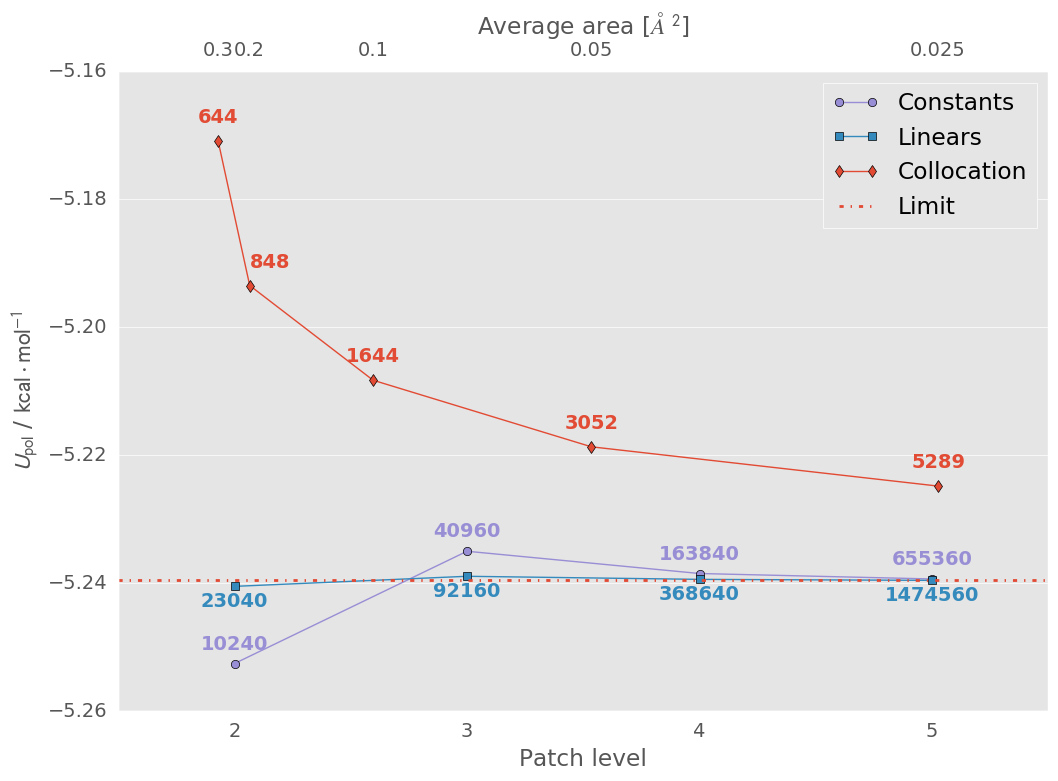

Reproduce this figure in Python.
#!/usr/bin/python2
# -*- python -*-
# -*- coding: utf-8 -*-
# vim:filetype=python:
# (c) Roberto Di Remigio  <[email redacted]>
# licensed under the GNU Lesser General Public License

import matplotlib as mpl
import matplotlib.pyplot as plt

import numpy as np

mpl.style.use('ggplot')
# The colors are from the ggplot style, consistent with grey background
ggplot = ['#E24A33', '#348ABD', '#988ED5', '#777777', '#FBC15E', '#8EBA42', '#FFB5B8']

params = {'text.usetex': False,
          'mathtext.fontset': 'stixsans',
          'font.size' : 14
         }
mpl.rcParams.update(params)

hartree2kcalmol = 627.5095
limit = -0.008349827196 * hartree2kcalmol
# Get the data
fname = 'ief_convergence.dat'
data = np.loadtxt(fname)
ief_x = data[:, 0]
ief_y = data[:, 3] * hartree2kcalmol

fname = 'pwc_convergence.dat'
data = np.loadtxt(fname)
pwc_x = data[:, 0]
pwc_y = data[:, 3] * hartree2kcalmol

fname = 'pwl_convergence.dat'
data = np.loadtxt(fname)
pwl_x = data[:, 0]
pwl_y = data[:, 3] * hartree2kcalmol

y_formatter = mpl.ticker.ScalarFormatter(useOffset=False)

fig, ax = plt.subplots(figsize=(12, 8))

ax.spines['right'].set_color('none')
ax.yaxis.set_ticks_position('left')
ax.set_xlim([1.5, 5.5])

ax.tick_params(axis='x')
ax.tick_params(axis='y')

wav_x = np.array([2, 3, 4, 5])
ax.set_xticks(wav_x)
l1 = ax.plot(wav_x, pwc_y, label=r'Constants', lw=1, ls='-', marker='o', color=ggplot[2])
dof = [str(x) for x in pwc_x.astype(int)]
for i, lbl in enumerate(dof):
    ax.annotate('{}'.format(lbl), xy=(wav_x[i], pwc_y[i]), xytext=(0, 10), ha='center', textcoords='offset points', color=ggplot[2], weight='demi')

l2 = ax.plot(wav_x, pwl_y, label=r'Linears', lw=1, ls='-', marker='s', color=ggplot[1])
dof = [str(x) for x in pwl_x.astype(int)]
for i, lbl in enumerate(dof):
    ax.annotate('{}'.format(lbl), xy=(wav_x[i], pwl_y[i]), xytext=(0, -15), ha='center', textcoords='offset points', color=ggplot[1], weight='demi')

ax.set_xlabel(r'Patch level')
labels = [r'2', r'3', r'4', r'5']
ax.set_xticklabels(labels)

ax2 = ax.twiny()
l3 = ax2.plot(ief_x, ief_y, label=r'Collocation', lw=1, ls='-', marker='d', color=ggplot[0])
dof = [str(x) for x in ief_x.astype(int)]
coords = zip(ief_x, ief_y)
ax2.annotate('{}'.format(dof[0]), xy=(coords[0]), xytext=(0, 10), va='bottom', ha='center', textcoords='offset points', color=ggplot[0], weight='demi')
ax2.annotate('{}'.format(dof[1]), xy=(coords[1]), xytext=(0, 10), va='bottom', ha='left',   textcoords='offset points', color=ggplot[0], weight='demi')
ax2.annotate('{}'.format(dof[2]), xy=(coords[2]), xytext=(0, 10), va='bottom', ha='center', textcoords='offset points', color=ggplot[0], weight='demi')
ax2.annotate('{}'.format(dof[3]), xy=(coords[3]), xytext=(0, 10), va='bottom', ha='center', textcoords='offset points', color=ggplot[0], weight='demi')
ax2.annotate('{}'.format(dof[4]), xy=(coords[4]), xytext=(0, 10), va='bottom', ha='center', textcoords='offset points', color=ggplot[0], weight='demi')

ax2.set_xlabel(r'Average area [$\AA^2$]')
labels = [r'0.3', r'0.2', r'0.1', r'0.05', r'0.025']
ax2.set_xticks(ief_x)
ax2.set_xticklabels(labels)
ax2.tick_params(axis='x')

l4 = ax.plot((1.5, 5.5), (limit, limit), label='Limit', ls='-.', lw=2)

ax.set_ylim([-5.26, -5.16])
ax.yaxis.set_major_formatter(y_formatter)
ax.grid(False)
ax2.grid(False)
ax.yaxis.grid(True)
ax.set_ylabel(r'$U_\mathrm{pol}$ / $\mathrm{kcal}\cdot\mathrm{mol}^{-1}$')
ax.yaxis.set_ticks_position('none')

ax.xaxis.set_ticks_position('none')
ax2.xaxis.set_ticks_position('none')

lines = l1 + l2 + l3 + l4
labels = [l.get_label() for l in lines]
legend = ax.legend(lines, labels, loc=0)

fig.savefig('energy_convergence.png', transparent=False, bbox_inches='tight')

# vim:et:ts=4:sw=4
